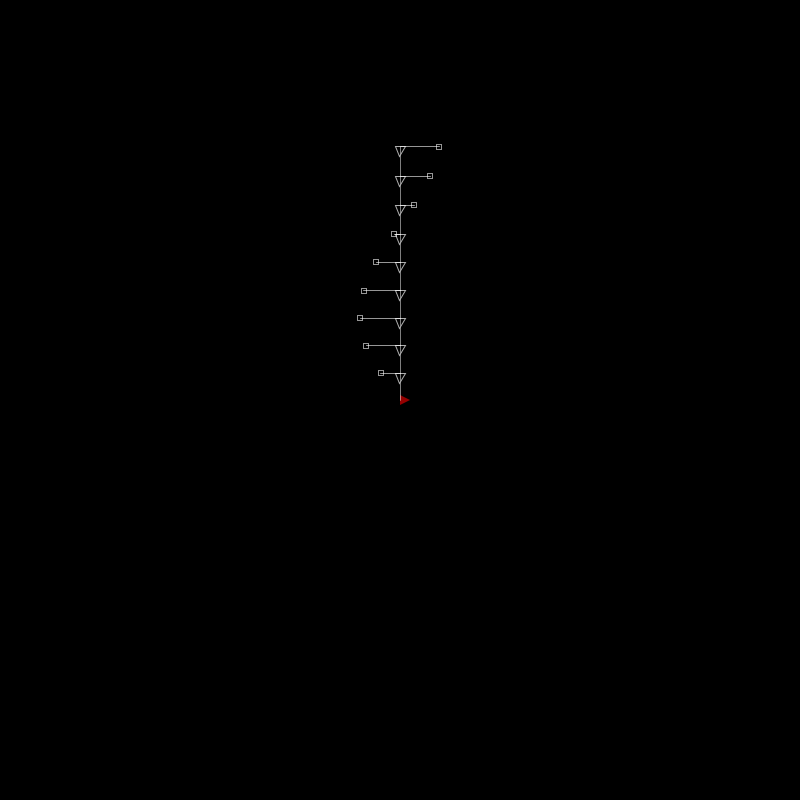
Frame 1 (no input)
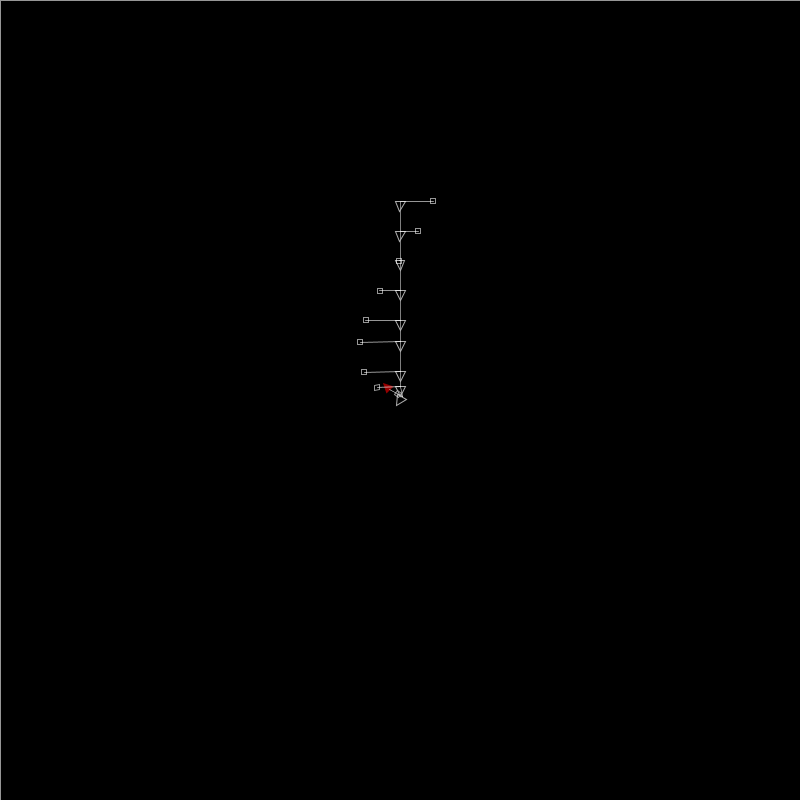
Frame 60 (the mouse pressed at the canvas centre just before this capture)
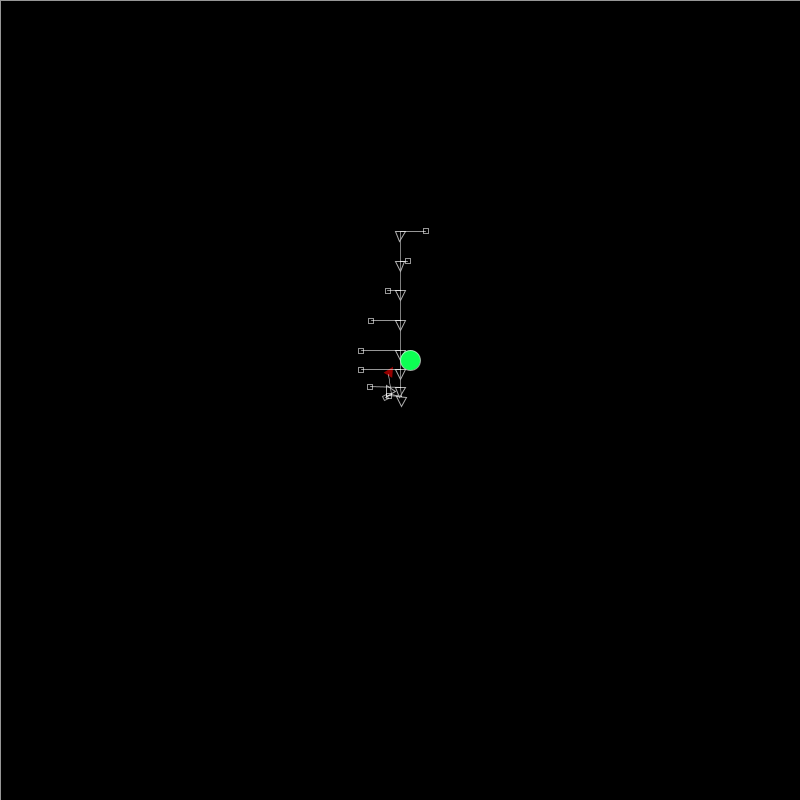
Frame 120 (the mouse held since frame 60 and released just before this capture)

The Processing sketch that drew these frames (run headless with seeded random() and noise(); from frame 60 on, the mouse is pressed at the canvas centre):

// Processing sketch: SpringFishSeek
// ── SpringFishSeek.pde
Bob [] bob = new Bob[10];
Spring [] spring = new Spring[10];
Bob head;

ArrayList <Food> food;


void setup() {
  size(800, 800);
  background(0); 
  bob[0] = new Bob(width/2, height/2, .99);
  head = bob[0];
  for (int i =1; i<bob.length; i++) {
    spring[i] = new Spring(10); 
    bob[i] = new Bob(width/2, i*10,.8);
    food = new ArrayList <Food>();
  }
}

void draw() {
  background(0); 
  fill(0, 5);
  rectMode(CORNER);
  rect(0, 0, width, height);
  float tx = 100;
  float ty= 1000;

  PVector gravity = new PVector(0, 0.5);
  PVector mouse = new PVector(mouseX, mouseY);
  PVector mouth = new PVector (head.x,head.y);
  float offset =0;

  head.displayHead();
  head.update();


  for (int i =1; i<bob.length; i++) {
    offset+=i;
    bob[i].applyForce(gravity);
    spring[i].connect(bob[i], bob[i-1]);
    spring[1].constrainLength(bob[i], bob[i-1], 0, 30);
    bob[i].update();
    spring[i].displayLine(bob[i], bob[i-1]); 
    bob[i].display(offset);
   
  }
  
 float record = 10000;
 Food eat = null;

 for (Food f : food) {
   f.display();
   f.wander();
 
   float d = PVector.dist(f.location, head.location);
   println(d);
   if (d < 300 & d < record) {
     record = d;
     eat = f;
   }
 }

 if (eat != null) {
   head.seek(eat.location);
 }
 else {
   head.seek(mouse);
 }

  
  
}

void mousePressed(){
  food.add(new Food(mouseX,mouseY));
  
}



// ── Mover.pde

class Bob { 
  PVector location;
  PVector velocity;
  PVector acceleration;
  float offset;
 
  float mass =10;
  float xangle =0;
  float yangle = random(TWO_PI);
  float x, y;
  float damping;
  PVector fin;
  float heading;
  float r;
  float maxspeed;
  float maxforce;


  Bob(float x, float y, float d) {
    location = new PVector(x, y);
    velocity = new PVector();
    acceleration = new PVector();
    
    yangle = y/20;
    damping = d;
    r = 6;
    maxspeed = 10;
    maxforce = 0.1;
  } 

  // Standard Euler integration
  void update() { 
    velocity.add(acceleration);
    velocity.mult(damping);
    velocity.limit(maxspeed);
    location.add(velocity);
    acceleration.mult(0);
  }


  // Newton's law: F = M * A
  // A= F/M
  void applyForce(PVector force) {
    PVector f = force.get();
    f.div(mass);
    acceleration.add(f);
  }

  // A method that calculates a steering force towards a target
  // STEER = DESIRED MINUS VELOCITY
  void seek(PVector target) {
PVector desired = PVector.sub(target,location);  // A vector pointing from the location to the target
    float d = desired.mag();
    // Scale with arbitrary damping within 100 pixels
    if (d < 100) {
      float m = map(d,0,100,0,maxspeed);
      desired.setMag(m);
    } else {
      desired.setMag(maxspeed);
    }

    // Steering = Desired minus Velocity
    PVector steer = PVector.sub(desired,velocity);
    steer.limit(maxforce);  // Limit to maximum steering force
    applyForce(steer);
  }


  // Draw each segment
  void display(float o) { 
    stroke(255);
    noFill();
    x = 0;//1.5*offset*mass*sin(xangle);
    xangle +=.1;
    offset = o;
    //y = 2*offset*sin(yangle);
    y = 40*sin(yangle);
    yangle+=.1;
    stroke(175);
    strokeWeight(1);
    pushMatrix();
    translate(location.x, location.y);
    heading = velocity.heading2D();
    rotate(heading);
    triangle(10, 0, 0, 5, 0, -5);
    stroke(255, 150);
    strokeWeight(1);
    rectMode(CENTER);
    fin = new PVector(x, y);
    rect(fin.x, fin.y, 5, 5);
    line(0, 0, fin.x, fin.y);
    popMatrix();
    //fill(255,150);
    //ellipse(location.x, location.y, mass*2, mass*2);
  }

  void displayHead() {

    noStroke();
    fill(255, 0, 0, 150);
    pushMatrix();
    translate(location.x, location.y);
    float heading = velocity.heading2D();
    rotate(heading);
    triangle(10, 0, 0, 5, 0, -5);
    popMatrix();
  }

}



// ── Spring.pde
class Spring { 
  float len;
  float k = 0.1;

  Spring(int l) {
    len = l;
  } 


  void connect(Bob b, Bob a) {
    // Vector pointing from anchor to bob location
    PVector force = PVector.sub(b.location, a.location);
    // What is distance
    float d = force.mag();
    // Stretch is difference between current distance and rest length
    float stretch = d - len;

    // Calculate force according to Hooke's Law
    // F = k * stretch
    force.normalize();
    force.mult(-1 * k * stretch);
    b.applyForce(force);
  }

  // Constrain the distance between bob and anchor between min and max
  void constrainLength(Bob b, Bob a, float minlen, float maxlen) {
    PVector dir = PVector.sub(b.location, a.location);
    float d = dir.mag();
    // Is it too short?
    if (d < minlen) {
      dir.normalize();
      dir.mult(minlen);
      // Reset location and stop from moving (not realistic physics)
      b.location = PVector.add(a.location, dir);
      b.velocity.mult(0);
      // Is it too long?
    } 
    else if (d > maxlen) {
      dir.normalize();
      dir.mult(maxlen);
      // Reset location and stop from moving (not realistic physics)
      b.location = PVector.add(a.location, dir);
      b.velocity.mult(0);
    }
  }

//  void display() { 
//    stroke(0);
//    fill(175);
//    strokeWeight(2);
//    rectMode(CENTER);
//    rect(a.x, a.y, 10, 10);
//  }

  void displayLine(Bob b, Bob a) {
    strokeWeight(.5);
    stroke(255);
    line(b.location.x, b.location.y, a.location.x, a.location.y);
  }
}


// ── food.pde
class Food {

  PVector location;
  PVector velocity;
  PVector acceleration; 
  PVector noff;
  float mass =5;

  Food(float x, float y) {
    noff = new PVector(random(1000), random(1000));
    location = new PVector(x, y);
    velocity = new PVector();
    acceleration = new PVector();
  }
  

  void wander() {
    acceleration.x = map(noise(noff.x), 0, 1, -5, 5);
    acceleration.y = map(noise(noff.y), 0, 1, -5, 5);
    acceleration.mult(0.1);
    noff.add(0.01, 0.01, 0);
    velocity.add(acceleration);
    velocity.limit(1);
    location.add(velocity);
    
    location.x = constrain(location.x,0,width);
    location.y = constrain(location.y,0,height);
  }

  void display() {
    fill(13, 255, 83);
    ellipse(location.x,location.y, 20, 20);
  }

  void applyForce(PVector force) {
    PVector f = PVector.div(force, mass);
    acceleration.add(f);
  }

}
